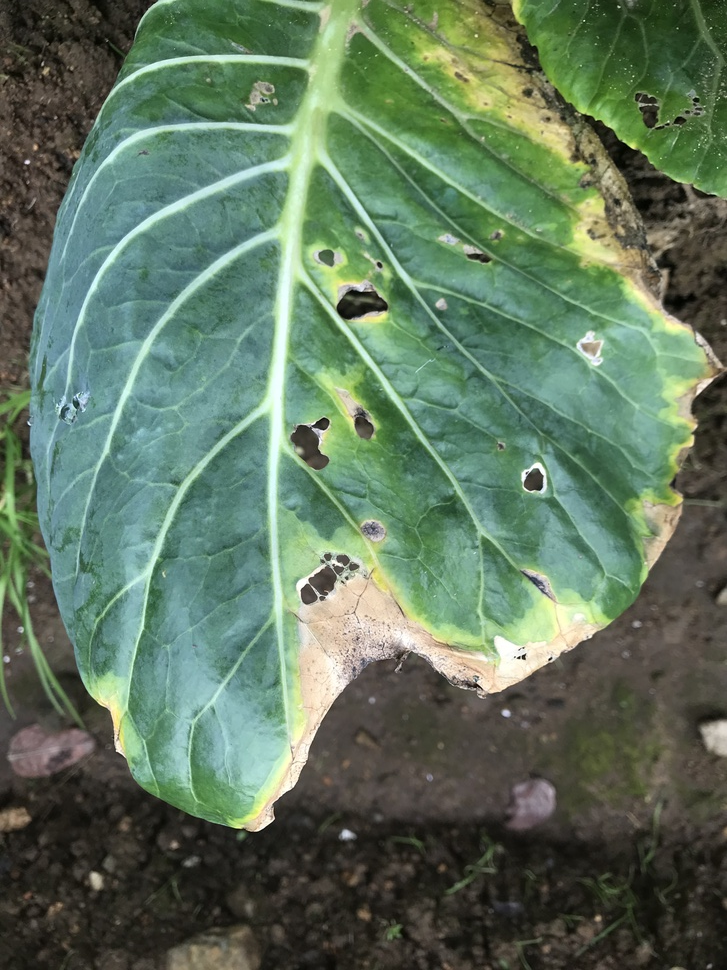
#> input picture data/original/has/IMG_3708.JPG, 727 x 970 px, shrunk from 3024 x 4032 before the run, found by its file name
$ python main.py
#> lines starting #> are read from the running program, lines starting #| are printed output that depends on the picture; after the words box and inside, x2 and y2 are one past the last pixel; in counts of white or black regions, pixels touching at a corner belong together
import cv2
import numpy as np
import argparse, sys, os

def endprogram():
    print ("\nProgram terminated!")
    sys.exit()

#Reading the image by parsing the argument
# text = str(ImageFile)
# print ("\n*********************\nImage : " + ImageFile + "\n*********************")
# img = cv2.imread(text)

img = cv2.imread('C:\\Users\\ACER\\Desktop\\has\\IMG_3708.jpg')
#> img is the input picture: shape (970, 727, 3); mean B, G, R 94.8, 117.2, 96

img = cv2.resize(img ,((int)(img.shape[1]/5),(int)(img.shape[0]/5)))
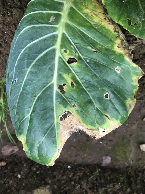
#> img: shape (194, 145, 3); mean B, G, R 94.8, 117.1, 95.9
original = img.copy()
neworiginal = img.copy()
# cv2.imshow('original',img)

#Calculating number of pixels with shade of white(p) to check if exclusion of these pixels is required or not (if
#more than a fixed %) in order to differentiate the white background or white patches in image caused by flash, if present.

p = 0
for i in range(img.shape[0]):
    for j in range(img.shape[1]):
        B = img[i][j][0]
        G = img[i][j][1]
        R = img[i][j][2]
        if (B > 110 and G > 110 and R > 110):
            p += 1
#> after the loop, p = 6785

#finding the % of pixels in shade of white
totalpixels = img.shape[0]*img.shape[1]
#> totalpixels = 28130
per_white = 100 * p/totalpixels
#> per_white = 24.12
'''
print 'percantage of white: ' + str(per_white) + '\n'
print 'total: ' + str(totalpixels) + '\n'
print 'white: ' + str(p) + '\n'
'''
#excluding all the pixels with colour close to white if they are more than 10% in the image
if per_white > 10:
    img[i][j] = [200,200,200]
#> img: shape (194, 145, 3); under 0.01% of pixels changed, all inside (x1, y1, x2, y2) = (144, 193, 145, 194)
    # cv2.imshow('color change', img)

#Guassian blur
blur1 = cv2.GaussianBlur(img,(3,3),1)

#mean-shift algo
newimg = np.zeros((img.shape[0], img.shape[1],3),np.uint8)
criteria = (cv2.TERM_CRITERIA_EPS + cv2.TERM_CRITERIA_MAX_ITER , 10 ,1.0)

img = cv2.pyrMeanShiftFiltering(blur1, 20, 30, newimg, 0, criteria)
# cv2.imshow('means shift image',img)

#Guassian blur
blur = cv2.GaussianBlur(img,(11,11),1)

#Canny-edge detection
canny = cv2.Canny(blur, 160, 290)
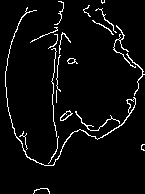
#> canny: shape (194, 145); 4.4% white in thin lines or dots

canny = cv2.cvtColor(canny,cv2.COLOR_GRAY2BGR)
#> canny: shape (194, 145, 3); 4.4% white in thin lines or dots
#creating border around image to close any open curve cut by the image border
#bordered = cv2.copyMakeBorder(canny,10,10,10,10, cv2.BORDER_CONSTANT, (255,255,255))       #function not working(not making white coloured border)
#bordered = cv2.rectangle(canny,(-2,-2),(275,183),(255,255,255),3)
#cv2.imshow('Canny on meanshift bordered image',bordered)

#contour to find leafs
bordered = cv2.cvtColor(canny,cv2.COLOR_BGR2GRAY)
contours,hierarchy = cv2.findContours(bordered, cv2.RETR_TREE, cv2.CHAIN_APPROX_NONE)
#> contours = 24 contours, 15 with area under 20; largest, box (x1, y1, x2, y2) and area: (5, 7, 136, 166) 156, (127, 98, 136, 114) 65, (60, 110, 73, 121) 56, (60, 111, 72, 121) 42, (67, 58, 78, 64) 32

maxC = 0
for x in range(len(contours)):                                                  #if take max or one less than max then will not work in
    if len(contours[x]) > maxC:                                                 # pictures with zoomed leaf images
        maxC = len(contours[x])
        maxid = x
#> this loop made 24 passes
#> maxC on passes 1, 3, 5, 13, 20: 40, 54, 125, 183, 599
#> after the loop, maxC = 599; maxid = 19

perimeter = cv2.arcLength(contours[maxid],True)
#> perimeter = 698
#print perimeter
Tarea = cv2.contourArea(contours[maxid])
#> Tarea = 155.5
cv2.drawContours(neworiginal,contours[maxid],-1,(0,0,255))
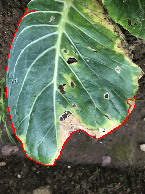
#> neworiginal: shape (194, 145, 3); 1.42% of pixels changed, all inside (x1, y1, x2, y2) = (5, 7, 136, 166)
# cv2.imshow('Contour',neworiginal)
#cv2.imwrite('Contour complete leaf.jpg',neworiginal)

#Creating rectangular roi around contour
height, width, _ = canny.shape
#> height = 194; width = 145
min_x, min_y = width, height
#> min_x = 145; min_y = 194
max_x = max_y = 0
frame = canny.copy()

# computes the bounding box for the contour, and draws it on the frame,
for contour, hier in zip(contours, hierarchy):
    (x,y,w,h) = cv2.boundingRect(contours[maxid])
    min_x, max_x = min(x, min_x), max(x+w, max_x)
    min_y, max_y = min(y, min_y), max(y+h, max_y)
    if w > 80 and h > 80:
        #cv2.rectangle(frame, (x,y), (x+w,y+h), (255, 0, 0), 2)   #we do not draw the rectangle as it interferes with contour later on
        roi = img[y:y+h , x:x+w]
        originalroi = original[y:y+h , x:x+w]
#> this loop made 1 pass
#> (x, y, w, h, min_x, max_x, min_y, max_y) on pass 1: (5, 7, 131, 159, 5, 136, 7, 166)

if (max_x - min_x > 0 and max_y - min_y > 0):
    roi = img[min_y:max_y , min_x:max_x]
    originalroi = original[min_y:max_y , min_x:max_x]
    #cv2.rectangle(frame, (min_x, min_y), (max_x, max_y), (255, 0, 0), 2)   #we do not draw the rectangle as it interferes with contour

# cv2.imshow('ROI', frame)
# cv2.imshow('rectangle ROI', roi)
img = roi

#Changing colour-space
#imghsv = cv2.cvtColor(img, cv2.COLOR_BGR2HSV)
imghls = cv2.cvtColor(roi, cv2.COLOR_BGR2HLS)
#> imghls: shape (159, 131, 3); mean of channels 0, 1, 2 58.7, 115.8, 51.1
# cv2.imshow('HLS', imghls)
imghls[np.where((imghls==[30,200,2]).all(axis=2))] = [0,200,0]
# cv2.imshow('new HLS', imghls)

#Only hue channel
huehls = imghls[:,:,0]
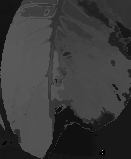
#> huehls: shape (159, 131); min 0, max 177, mean 58.7
# cv2.imshow('img_hue hls',huehls)
#ret, huehls = cv2.threshold(huehls,2,255,cv2.THRESH_BINARY)

huehls[np.where(huehls==[0])] = [35]
#> huehls: shape (159, 131); 0.1% of pixels changed, all inside (x1, y1, x2, y2) = (90, 132, 105, 155)
# cv2.imshow('img_hue with my mask',huehls)

#Thresholding on hue image
ret, thresh = cv2.threshold(huehls,28,255,cv2.THRESH_BINARY_INV)
#> thresh: shape (159, 131); 24.2% white; 18 white regions (13 under 20 px)
# cv2.imshow('thresh', thresh)

#Masking thresholded image from original image
mask = cv2.bitwise_and(originalroi,originalroi,mask = thresh)
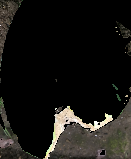
#> mask: shape (159, 131, 3); mean B, G, R 19, 21.9, 23.2
# cv2.imshow('masked out img',mask)

#Finding contours for all infected regions
contours,heirarchy = cv2.findContours(thresh, cv2.RETR_TREE, cv2.CHAIN_APPROX_NONE)
#> contours = 54 contours, 47 with area under 20; largest, box (x1, y1, x2, y2) and area: (43, 97, 131, 159) 3352, (0, 97, 41, 159) 717, (0, 0, 23, 67) 516, (116, 21, 131, 38) 93, (63, 121, 77, 130) 38, (125, 41, 131, 56) 30, (99, 149, 106, 156) 28

Infarea = 0
for x in range(len(contours)):
    cv2.drawContours(originalroi,contours[x],-1,(0,0,255))
    # cv2.imshow('Contour masked',originalroi)

    #Calculating area of infected region
    Infarea += cv2.contourArea(contours[x])
#> this loop made 54 passes
#> Infarea on passes 3 to 14: 3351.5, 3353.5, 3355.5, 3357.5, 3385.5, 3387.5, 3389.5, 3391.5, 3395.5, 3397.5, 3399.5, 3401.5
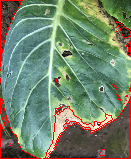
#> originalroi: shape (159, 131, 3); mean B, G, R 107.3, 131.3, 115.4
#> after the loop, Infarea = 4909

if Infarea > Tarea:
    Tarea = img.shape[0]*img.shape[1]
#> Tarea = 20829

print ('_________________________________________\n Perimeter: %.2f' %(perimeter)
       + '\n_________________________________________')
#| _________________________________________
#|  Perimeter: 698.00
#| _________________________________________

print ('_________________________________________\n Total area: %.2f' %(Tarea)
       + '\n_________________________________________')
#| _________________________________________
#|  Total area: 20829.00
#| _________________________________________

#Finding the percentage of infection in the leaf
print ('_________________________________________\n Infected area: %.2f' %(Infarea)
       + '\n_________________________________________')
#| _________________________________________
#|  Infected area: 4909.00
#| _________________________________________

try:
    per = 100 * Infarea/Tarea
#> per = 23.57
except ZeroDivisionError:
    per = 0

print ('_________________________________________\n Percentage of infection region: %.2f' %(per)
       + '\n_________________________________________')
#| _________________________________________
#|  Percentage of infection region: 23.57
#| _________________________________________


print("\n*To terminate press and hold (q)*")

cv2.imshow('orig',original)
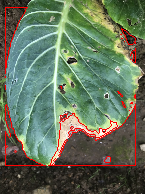
#> window 'orig': shape (194, 145, 3); mean B, G, R 91.7, 113.5, 101
# cv2.waitKey(0)

"""****************************************update dataset*******************************************"""
#Updating a dataset file to maintain log of the leaf images identified.

print("\nDo you want to run the classifier(Y/N):")
n = cv2.waitKey(0) & 0xFF
#> (key Esc is pressed here)

if n == ord('q' or 'Q'):
    endprogram()

#import csv file library
import csv

filename = 'data_unlabelled.csv'

while True:
    if  n == ord('y'or'Y'):

        fieldnames = ['fortnum', 'imgid', 'feature1', 'feature2', 'feature3']


        print ('Appending to ' + str(filename)+ '...')

        print ('\nFile ' + str(filename)+ ' updated!' )

        try:
            results = []
            with open(filename) as File:
                reader = csv.DictReader(File)
                for rows in reader:
                    results.append(rows)
            try:
                #first character(fortnum) of previously appended line
                preflod = int(results[len(results)-1]['fortnum'])
            #if new file
            except IndexError:
                preflod = -1

            if preflod < 9:
                fortnum = preflod + 1
            elif preflod > 9:
                fortnum = 0
            file.close(File)

            L = {'fortnum': str(fortnum), 'imgid': args["input"], 'feature1': str(Tarea), 'feature2': str(Infarea), 'feature3': str(perimeter)}

            with open(filename,'a') as File:

                writer = csv.DictWriter(File, fieldnames = fieldnames)

                writer.writerow(L)

                file.close(File)

        except IOError:
            # os.system('mkdir datasetlog')
            fortnum = 0
            L = {'fortnum': str(fortnum), 'imgid': args["input"], 'feature1': str(Tarea), 'feature2': str(Infarea), 'feature3': str(perimeter)}

            with open(filename,'w') as File:

                writer = csv.DictWriter(File, fieldnames = fieldnames)

                writer.writeheader()

                writer.writerow(L)

                file.close(File)

        finally:

            import classifier
            break


    elif n == ord('n' or 'N') :
        print ('File not updated! \nSuccessfully terminated!')
        break

    else:
        print ('invalid input!')
        break

$ run again, with data/original/has/IMG_3690.JPG copied over data/original/has/IMG_3708.JPG
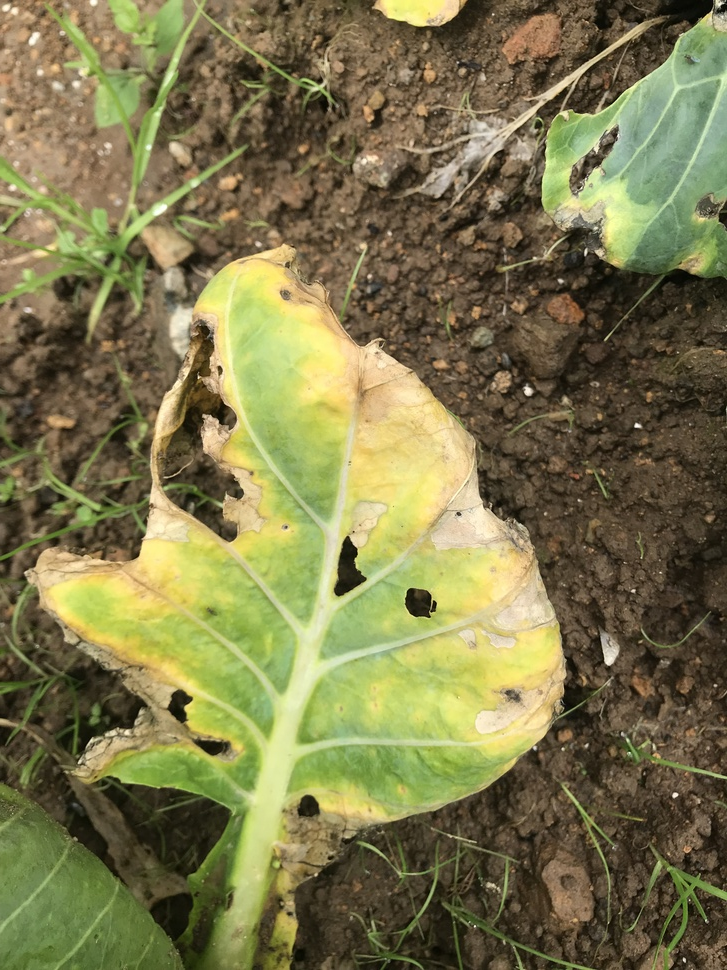
#> input picture data/original/has/IMG_3690.JPG, 727 x 970 px, shrunk from 3024 x 4032 before the run, found by its file name
#> img is the input picture: shape (970, 727, 3); mean B, G, R 77.1, 119.8, 124.9
#> after the loop `for i in range(img.shape[0]):`: p = 6524
#> per_white = 23.19
#> `contours,hierarchy = cv2.findContours(bordered, cv2.RETR_TREE, cv2.CHA..`: contours = 28 contours, 19 with area under 20; largest, box (x1, y1, x2, y2) and area: (33, 49, 113, 194) 78, (6, 93, 47, 176) 44, (30, 75, 38, 91) 43, (67, 105, 73, 120) 42, (30, 77, 37, 90) 36
#> the loop `for x in range(len(contours)):` made 28 passes
#> maxC on passes 1, 2, 17, 22: 53, 73, 273, 463
#> after the loop `for x in range(len(contours)):`: maxC = 463; maxid = 21
#> perimeter = 549.6
#> `Tarea = cv2.contourArea(contours[maxid])`: Tarea = 78.5
#> neworiginal: shape (194, 145, 3); mean B, G, R 76.1, 118.3, 126
#> the loop `for contour, hier in zip(contours, hierarchy):` made 1 pass
#> (x, y, w, h, min_x, max_x, min_y, max_y) on pass 1: (33, 49, 80, 145, 33, 113, 49, 194)
#> imghls: shape (145, 80, 3); mean of channels 0, 1, 2 27.8, 121.2, 104.1
#> thresh: shape (145, 80); 57% white; 25 black regions (23 under 20 px)
#> `contours,heirarchy = cv2.findContours(thresh, cv2.RETR_TREE, cv2.CHAIN..`: contours = 61 contours, 57 with area under 20; largest, box (x1, y1, x2, y2) and area: (0, 0, 80, 145) 6156, (0, 84, 12, 102) 50, (67, 58, 75, 68) 32, (75, 74, 80, 86) 24
#> the loop `for x in range(len(contours)):` made 61 passes
#> Infarea on passes 10 to 17: 66.5, 72.5, 74.5, 76.5, 78.5, 82.5, 82.5, 82.5
#> after the loop `for x in range(len(contours)):`:
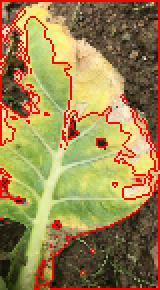
#> originalroi: shape (145, 80, 3) (shown 2 times larger); mean B, G, R 79.7, 132.2, 157.7
#> after the loop `for x in range(len(contours)):`: Infarea = 6445.5
#| _________________________________________
#|  Perimeter: 549.57
#| _________________________________________
#| _________________________________________
#|  Total area: 11600.00
#| _________________________________________
#| _________________________________________
#|  Infected area: 6445.50
#| _________________________________________
#> per = 55.56
#| _________________________________________
#|  Percentage of infection region: 55.56
#| _________________________________________
#> `cv2.imshow('orig',original)`:
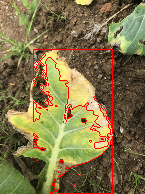
#> window 'orig': shape (194, 145, 3); mean B, G, R 73.4, 114.3, 128.9

$ run again, with data/original/has/IMG_3693.JPG copied over data/original/has/IMG_3708.JPG
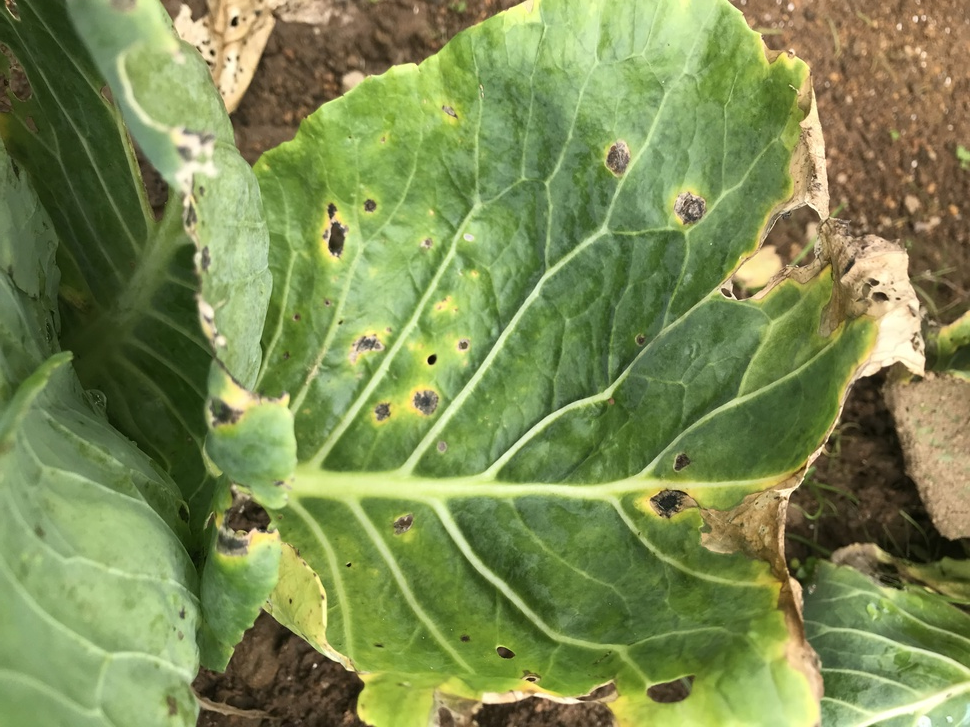
#> input picture data/original/has/IMG_3693.JPG, 970 x 727 px, shrunk from 4032 x 3024 before the run, found by its file name
#> img is the input picture: shape (727, 970, 3); mean B, G, R 83, 139.3, 124.1
#> after the loop `for i in range(img.shape[0]):`: p = 7215
#> per_white = 25.65
#> `canny = cv2.Canny(blur, 160, 290)`:
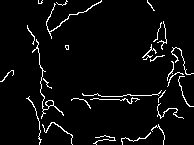
#> canny: shape (145, 194); 4.5% white in thin lines or dots
#> `contours,hierarchy = cv2.findContours(bordered, cv2.RETR_TREE, cv2.CHA..`: contours = 29 contours, 26 with area under 20; largest, box (x1, y1, x2, y2) and area: (32, 39, 64, 119) 62, (46, 0, 102, 39) 35, (45, 100, 54, 107) 33
#> the loop `for x in range(len(contours)):` made 29 passes
#> maxC on passes 1, 4, 5, 7, 10, 21: 87, 95, 104, 112, 163, 232
#> after the loop `for x in range(len(contours)):`: maxC = 232; maxid = 20
#> perimeter = 268.5
#> Tarea = 62
#> neworiginal: shape (145, 194, 3); mean B, G, R 82.4, 138.5, 124.7
#> the loop `for contour, hier in zip(contours, hierarchy):` made 1 pass
#> (x, y, w, h, min_x, max_x, min_y, max_y) on pass 1: (32, 39, 32, 80, 32, 64, 39, 119)
#> imghls: shape (80, 32, 3); mean of channels 0, 1, 2 41.7, 112.5, 95.1
#> thresh: shape (80, 32); 1.1% white in thin lines or dots, all inside (x1, y1, x2, y2) = (0, 0, 17, 80)
#> `contours,heirarchy = cv2.findContours(thresh, cv2.RETR_TREE, cv2.CHAIN..`: contours = 10 contours, all with area under 20
#> the loop `for x in range(len(contours)):` made 10 passes
#> after the loop `for x in range(len(contours)):`:
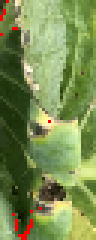
#> originalroi: shape (80, 32, 3) (shown 3 times larger); mean B, G, R 81.9, 140.5, 121.7
#> after the loop `for x in range(len(contours)):`: Infarea = 4
#| _________________________________________
#|  Perimeter: 268.45
#| _________________________________________
#| _________________________________________
#|  Total area: 62.00
#| _________________________________________
#| _________________________________________
#|  Infected area: 4.00
#| _________________________________________
#> per = 6.45
#| _________________________________________
#|  Percentage of infection region: 6.45
#| _________________________________________

$ run again, with data/original/has/IMG_3695.JPG copied over data/original/has/IMG_3708.JPG
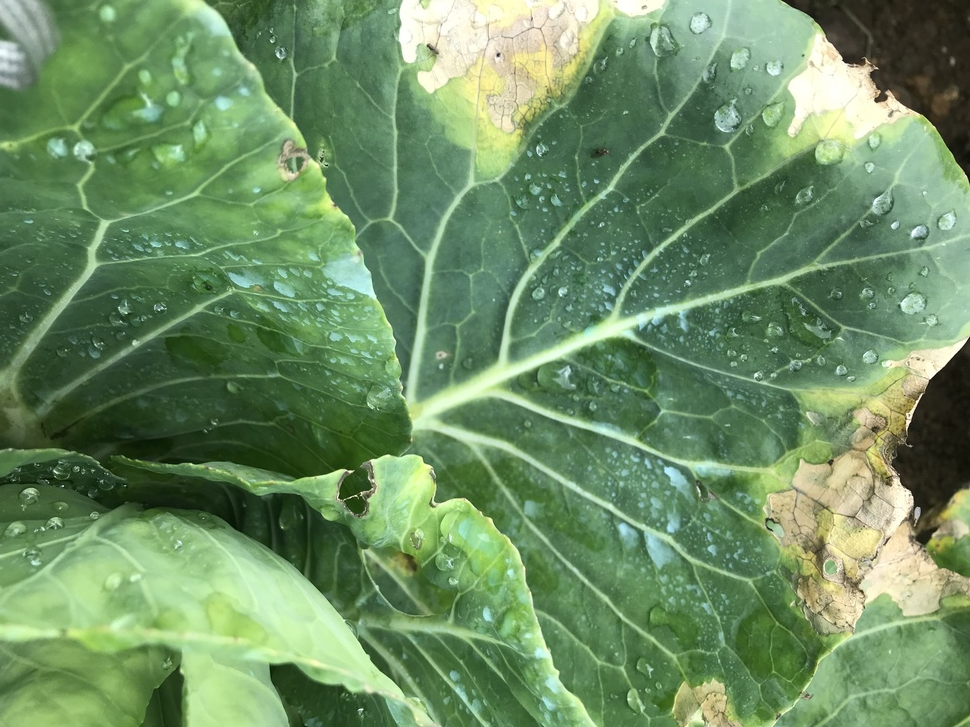
#> input picture data/original/has/IMG_3695.JPG, 970 x 727 px, shrunk from 4032 x 3024 before the run, found by its file name
#> img is the input picture: shape (727, 970, 3); mean B, G, R 100, 142.7, 109.5
#> after the loop `for i in range(img.shape[0]):`: p = 9274
#> per_white = 32.97
#> `contours,hierarchy = cv2.findContours(bordered, cv2.RETR_TREE, cv2.CHA..`: contours = 28 contours, 22 with area under 20; largest, box (x1, y1, x2, y2) and area: (65, 50, 75, 59) 44, (6, 103, 87, 145) 38, (160, 69, 194, 128) 37, (66, 50, 75, 59) 34, (79, 0, 123, 36) 32, (73, 89, 119, 145) 21
#> the loop `for x in range(len(contours)):` made 28 passes
#> maxC on passes 1, 2, 3, 6, 15: 8, 19, 82, 183, 186
#> after the loop `for x in range(len(contours)):`: maxC = 186; maxid = 14
#> perimeter = 229.9
#> `Tarea = cv2.contourArea(contours[maxid])`: Tarea = 37
#> neworiginal: shape (145, 194, 3); mean B, G, R 99.3, 141.7, 109.7
#> the loop `for contour, hier in zip(contours, hierarchy):` made 1 pass
#> (x, y, w, h, min_x, max_x, min_y, max_y) on pass 1: (160, 69, 34, 59, 160, 194, 69, 128)
#> imghls: shape (59, 34, 3); mean of channels 0, 1, 2 37.4, 131.9, 70.4
#> thresh: shape (59, 34); 46.1% white; 7 white regions (4 under 20 px)
#> `contours,heirarchy = cv2.findContours(thresh, cv2.RETR_TREE, cv2.CHAIN..`: contours = 13 contours, 11 with area under 20; largest, box (x1, y1, x2, y2) and area: (0, 1, 34, 59) 756, (17, 0, 30, 8) 26
#> the loop `for x in range(len(contours)):` made 13 passes
#> Infarea on passes 6 to 13: 775, 793, 800, 802, 804, 830.5, 834.5, 836.5
#> after the loop `for x in range(len(contours)):`: Infarea = 836.5
#| _________________________________________
#|  Perimeter: 229.91
#| _________________________________________
#| _________________________________________
#|  Total area: 2006.00
#| _________________________________________
#| _________________________________________
#|  Infected area: 836.50
#| _________________________________________
#> per = 41.7
#| _________________________________________
#|  Percentage of infection region: 41.70
#| _________________________________________
#> `cv2.imshow('orig',original)`:
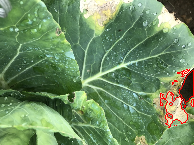
#> window 'orig': shape (145, 194, 3); mean B, G, R 98.5, 140.7, 110.2
